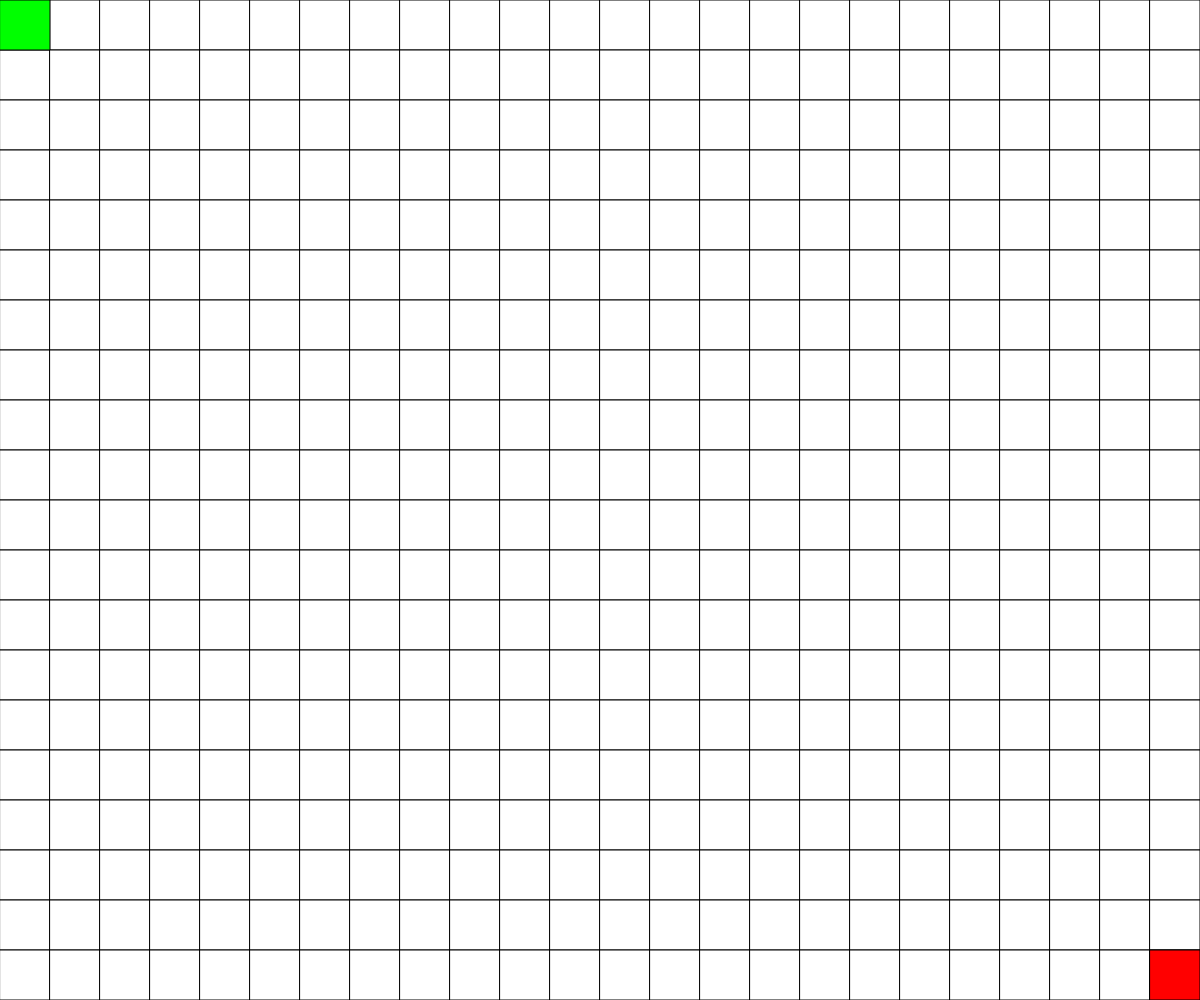
Frame 1 (no input)
Frame 60 (no input): identical to frame 1, image omitted
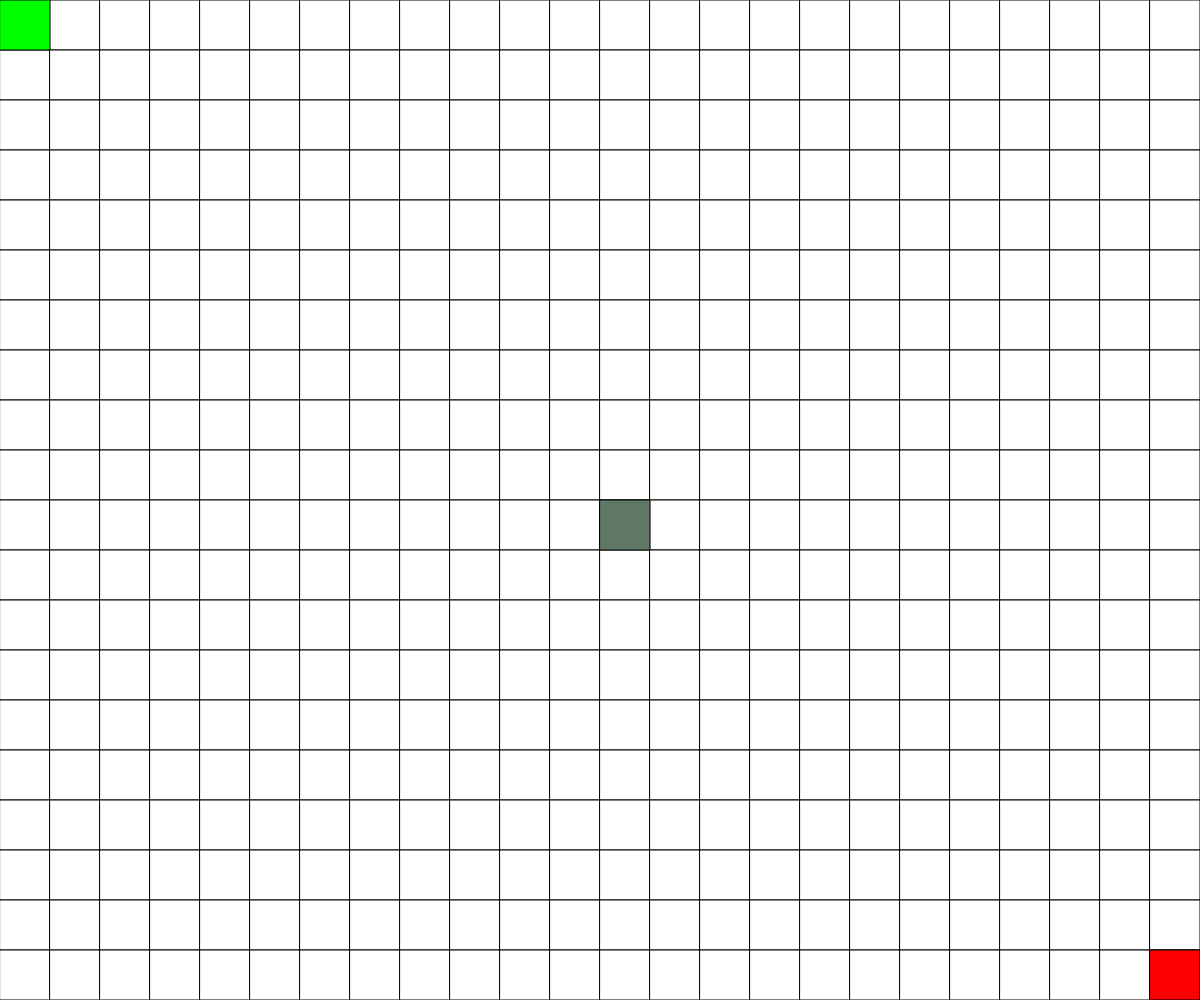
Frame 120 (the mouse pressed at the canvas centre since frame 60)

The p5.js sketch that drew these frames (run headless with seeded random() and noise() and a simulated clock; from frame 60 on, the mouse is pressed at the canvas centre):

// p5.js sketch
// ── sketch.js
const size = 50; // px size of square sides
// Starter nodes
let start;
let goal;
let grid = []; // 2d array of nodes
// A* stuff
let openSet = []; // Set of discovered nodes
let previous = []; // Cheapest node from start currently known
let currentNode;
let pathway = [];
// DOM Widgets
let startBtn;
let speedLabel;
let speedSlider;

function setup() {
    frameRate(50);
    createCanvas(Math.floor(windowWidth/100)*100, Math.floor(windowHeight/100)*100);
    console.log("A*");

    startBtn = createButton("Start");
    resetBtn = createButton("Reset");
    speedSlider = createSlider(1, 100, 50);
    speedLabel = createSpan(`Speed/FPS: ${speedSlider.value()}`);

    startBtn.mousePressed(function () {
        // Start node is known so push into openSet
        openSet.push(start)
    });

    resetBtn.mousePressed(initGrid);

    // Live update slider span text
    speedSlider.input(function () {
        speedLabel.html(`Speed/FPS: ${speedSlider.value()}`);
        frameRate(speedSlider.value())
;    });

    initGrid();
}

// A* based on https://en.wikipedia.org/wiki/A*_search_algorithm
function draw() {
    if (openSet.length > 0) {

        // Sort openSet by lowest f values 
        openSet = openSet.sort(function (a,b) {
            return a.f - b.f;
        });

        // Get node in openSet with lowest f cost
        currentNode = openSet[0];

        if (currentNode.state != "start")
            currentNode.changeState("explored");
            pathway.push(currentNode)

        // Remove node with lowest f cost
        openSet.shift();

        for (const neighbor of currentNode.getNeighbors(grid)) {

            if (neighbor.state == "start" || neighbor.state == "explored")
                continue;

            if (neighbor.state == "goal") {
                console.log("Found Path!");
                openSet = [];
                break;
            }

            /* Euclidian Distance */
            neighbor.g = dist(start.x, start.y, neighbor.x, neighbor.y);
            neighbor.h = dist(goal.x, goal.y, neighbor.x, neighbor.y);
            neighbor.f = neighbor.g + neighbor.h;
            neighbor.changeState("discovered");

            if (!containsObj(neighbor, openSet));
                openSet.push(neighbor);
        }
        
    }
    
}

function mousePressed() {
    let nearX = Math.floor(mouseX / size);
    let nearY = Math.floor(mouseY / size);
    
    if (grid[nearX] && grid[nearX][nearY])
        grid[nearX][nearY].changeState("obstacle");
}

function mouseDragged() {
    let nearX = Math.floor(mouseX / size);
    let nearY = Math.floor(mouseY / size);

    if (grid[nearX] && grid[nearX][nearY])
        grid[nearX][nearY].changeState("obstacle");
}

function createGrid() {
    for (let x = 0; x < width; x += size) {
        let row = [];
        
        for (let y = 0; y < height; y += size) {
            let tempNode = new node(x, y, size);
            tempNode.show();
            row.push(tempNode);
        }

        grid.push(row);
    }
}

// Restart/start grid with start and end inital coordinates
function initGrid(startx=0, starty=0, goalx=(width/size)-1, goaly=(height/size)-1) {
    // Restart variables
    grid = [];
    openSet = [];
    previous = [];
    
    createGrid();

    start = grid[startx][starty];
    goal = grid[goalx][goaly];

    start.changeState("start");
    goal.changeState("goal");

    // Inital F-cost A* Calculations for starting node
    start.g = 0;
    start.h = dist(start.x, start.y, goal.x, goal.y);
    start.f = start.g + start.h;

}

function containsObj(obj, list) {
    let x;

    for (x in list) {
        if (list.hasOwnProperty(x) && list[x] === obj)
            return true;
    }

    return false;
}

function windowResized() {
    resizeCanvas(Math.floor(windowWidth/100)*100, Math.floor(windowHeight/100)*100);
    initGrid();
}
// ── node.js
/*
List of States
------------------
- start      | Starting node to search from
- goal       | Goal node to find
- walkable   | Nodes that can be walked on
- discovered | Neighbors found from starting or explored nodes
- explored   | Neighbor with lowest f cost from all discovered nodes
- obstacle   | Node that cannot be crossed into
*/

function node(x, y, size) {
    // Absolute coords on canvas
    this.x = x;
    this.y = y;

    // Grid array coords
    this.gX = (x/size);
    this.gY = (y/size);

    this.size = size;   // px length of node sides (square)

    this.state = "walkable";    // Current state of node

    // A* Variables
    this.g; // Cost of the cheapest path from start to node
    this.h; // Cost to reach goal from node
    this.f; // f(n) = g(n) + h(n)

    // Get 8 nodes around this node
    this.getNeighbors = function (grid) {
        let neighbors = [];

        for (let i = 0; i < 3; i++){
            for (let j = 0; j < 3; j++){

                let gridX = i + this.gX - 1;
                let gridY = j + this.gY - 1;

                // If coords are out of bounds
                if ((gridX < 0 || gridY < 0) || gridX > grid.length-1 || gridY > grid[0].length-1) 
                    continue;

                // Skip if coords are equal to current node or is an obstacle
                if ((gridX == this.gX && gridY == this.gY) || grid[gridX][gridY].state == "obstacle")
                    continue;
                

                neighbors.push(grid[gridX][gridY]);
            }
        }

        return neighbors;
    }

    // Show node on cavas 
    this.show = function (r=255,g=255,b=255) {
        fill(r, g, b);
        square(this.x, this.y, this.size);
        fill(255);
    }

    // Updates node color and state var
    this.changeState = function (state) {
        switch (state) {
            case "start":
                this.show(0, 255, 0);
                break;
            case "goal":
                this.show(255, 0, 0);
                break;
            case "discovered":
                this.show(31, 194, 80);
                break;
            case "explored":
                this.show(34, 201, 160);
                break;
            case "obstacle":
                this.show(97, 120, 103);
                break;
        }

        this.state = state;
        this.displayCosts();
    }


    // Show A* costs on square
    this.displayCosts = function () {
        if (this.g == null)
            return;
        
        textSize(8);
        
        textAlign(LEFT);
        fill(0);
        text(Math.round(this.g), this.x+5, this.y+15);
        
        textAlign(RIGHT);
        text(Math.round(this.h), this.x+43, this.y+15);
        
        textAlign(CENTER);
        textSize(14);
        text(Math.round(this.f), this.x+25, this.y+45);
    }
}
